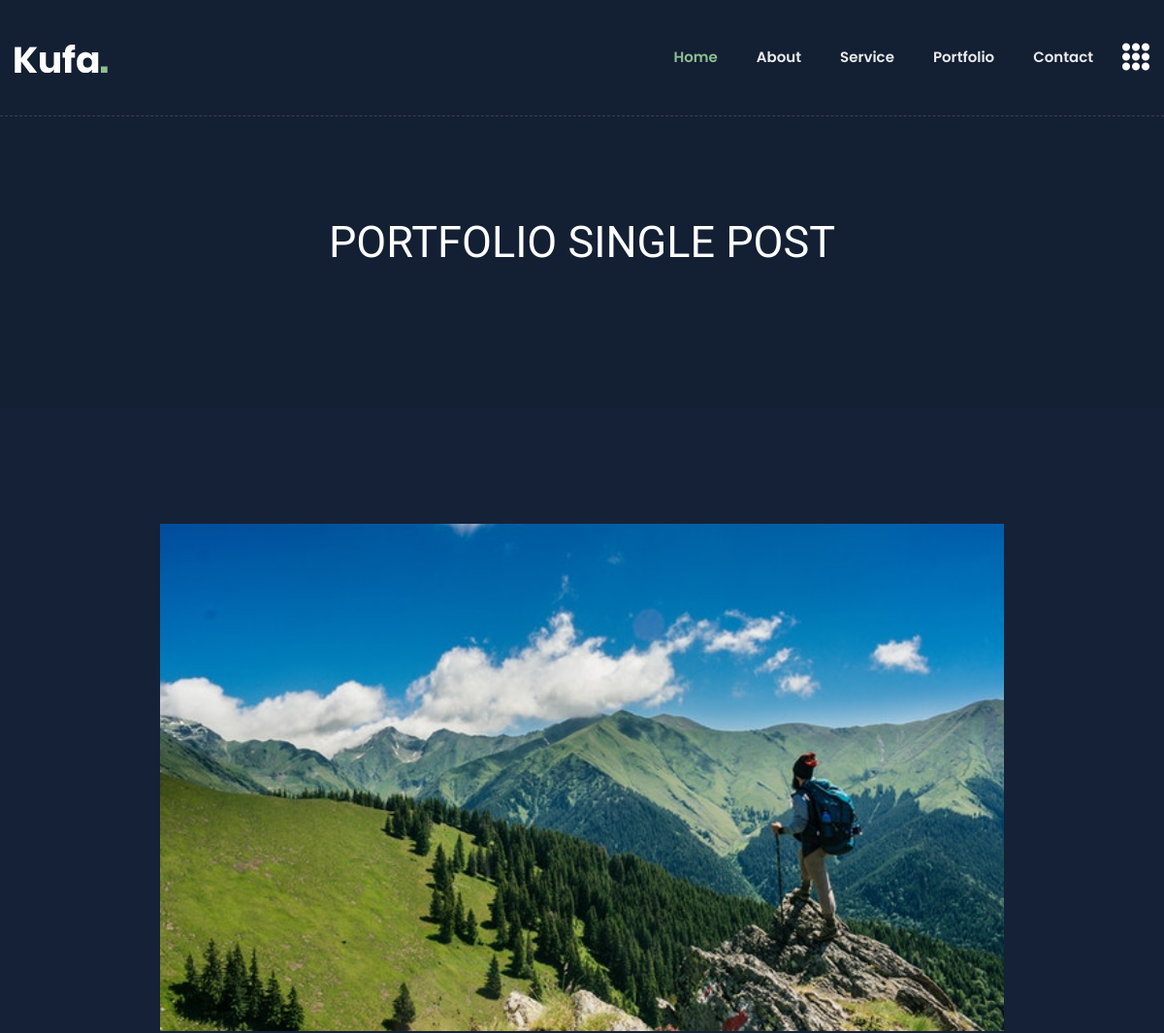
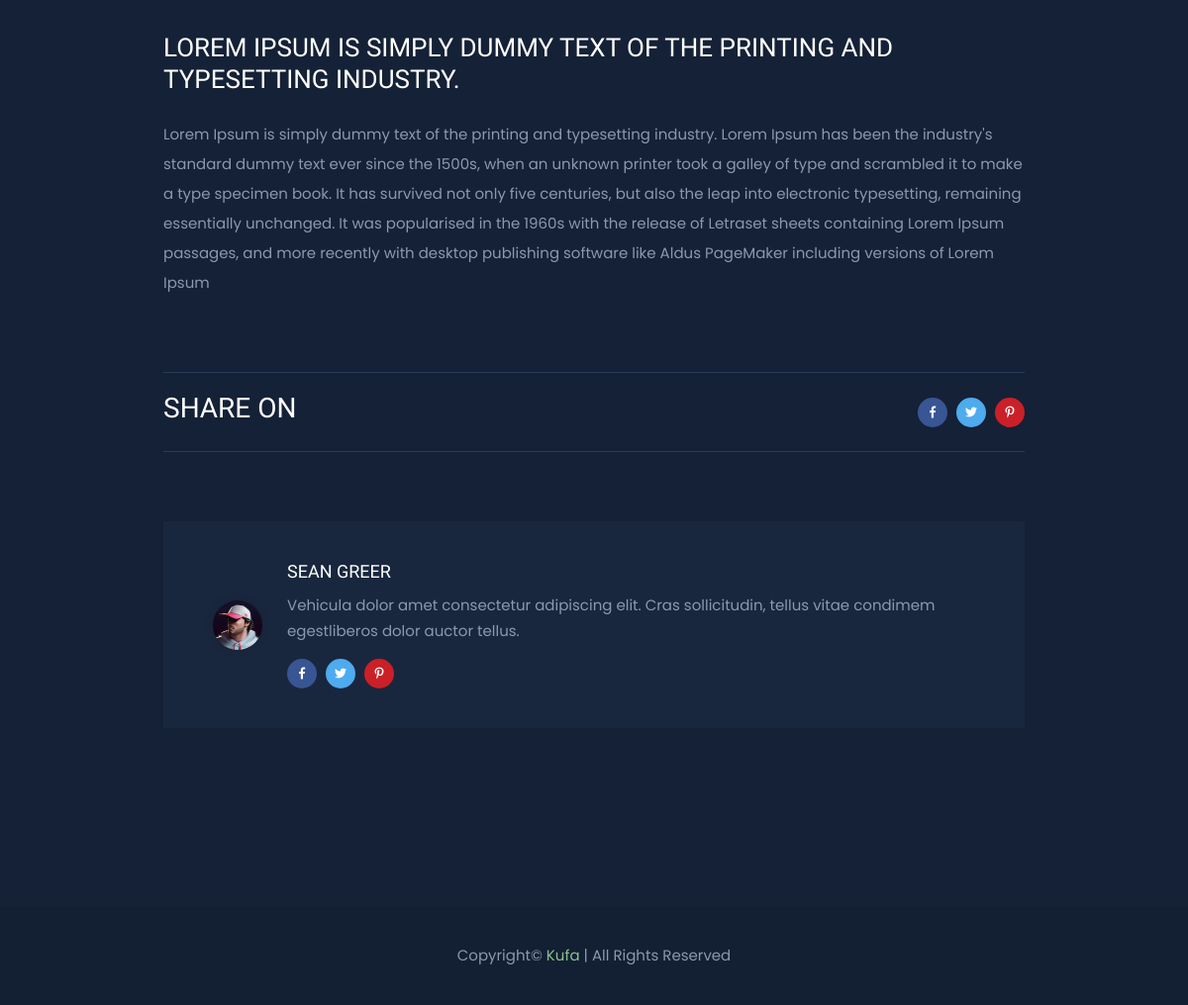
The app's page /work_details.php?id=2 with its own data (2 pictures, top to bottom).
### tables this page shows
CREATE TABLE `works` (
  `id` int(11) NOT NULL,
  `added_by` int(11) DEFAULT NULL,
  `category` varchar(100) NOT NULL,
  `project_name` varchar(100) NOT NULL,
  `title` varchar(200) NOT NULL,
  `desp` text NOT NULL,
  `project_image` varchar(50) NOT NULL,
  `status` int(11) NOT NULL
);

CREATE TABLE `users` (
  `id` int(11) NOT NULL,
  `name` varchar(100) NOT NULL,
  `email` varchar(100) NOT NULL,
  `password` varchar(100) NOT NULL,
  `profile_photo` varchar(50) DEFAULT NULL,
  `role` int(11) NOT NULL DEFAULT 0
);

### work_details.php (the view, shortened to what this page needs)
<?php
require 'db.php';
$id = $_GET['id'];
$select = "SELECT * FROM works WHERE id=$id";
$select_result = mysqli_query($db_connect, $select);
$after_assoc = mysqli_fetch_assoc($select_result);
?>
<!doctype html>
<html class="no-js" lang="en">
<head>
    <link rel="stylesheet" href="css/bootstrap.min.css">
    <link rel="stylesheet" href="css/animate.min.css">
    <link rel="stylesheet" href="css/magnific-popup.css">
    <link rel="stylesheet" href="css/fontawesome-all.min.css">
    <link rel="stylesheet" href="css/flaticon.css">
    <link rel="stylesheet" href="css/slick.css">
    <link rel="stylesheet" href="css/aos.css">
    <link rel="stylesheet" href="css/default.css">
    <link rel="stylesheet" href="css/style.css">
    <link rel="stylesheet" href="css/responsive.css">
</head>
<body class="theme-bg">
    <header>
        <div id="header-sticky" class="transparent-header">
            <div class="container">
                <div class="row">
                    <div class="col-xl-12">
                        <div class="main-menu">
                            <nav class="navbar navbar-expand-lg">
                                <a href="index.html" class="navbar-brand logo-sticky-none"><img src="img/logo/logo.png" alt="Logo"></a>
                                <div class="collapse navbar-collapse" id="navbarNav">
                                    <ul class="navbar-nav ml-auto">
                                        <li class="nav-item active"><a class="nav-link" href="#home">Home</a></li>
                                        <li class="nav-item"><a class="nav-link" href="#about">about</a></li>
                                        <li class="nav-item"><a class="nav-link" href="#service">service</a></li>
                                        <li class="nav-item"><a class="nav-link" href="#portfolio">portfolio</a></li>
                                        <li class="nav-item"><a class="nav-link" href="#contact">Contact</a></li>
                                    </ul>
                                </div>
                                <div class="header-btn">
                                    <a href="#" class="off-canvas-menu menu-tigger"><i class="flaticon-menu"></i></a>
                                </div>
                            </nav>
                        </div>
                    </div>
                </div>
            </div>
        </div>
    </header>
    <main>
        <section class="breadcrumb-area breadcrumb-bg d-flex align-items-center">
            <div class="container">
                <div class="row justify-content-center">
                    <div class="col-md-10">
                        <div class="breadcrumb-content text-center">
                            <h2>Portfolio Single POST</h2>
                        </div>
                    </div>
                </div>
            </div>
        </section>
        <section class="portfolio-details-area pt-120 pb-120">
            <div class="container">
                <div class="row justify-content-center">
                    <div class="col-xl-9 col-lg-10">
                        <div class="single-blog-list">
                            <div class="blog-list-thumb mb-35">
                                <img src="uploads/works/<?= $after_assoc['project_image'] ?>" alt="img">
                            </div>
                            <div class="blog-list-content blog-details-content portfolio-details-content">
                                <h2><?= $after_assoc['title'] ?></h2>
                                <p><?= $after_assoc['desp'] ?></p>
                                <div class="blog-list-meta">
                                    <ul>
                                        <li class="blog-post-date">
                                            <h3>Share On</h3>
                                        </li>
                                        <li class="blog-post-share">
                                            <a href="#"><i class="fab fa-facebook-f"></i></a>
                                            <a href="#"><i class="fab fa-twitter"></i></a>
                                            <a href="#"><i class="fab fa-pinterest-p"></i></a>
                                        </li>
                                    </ul>
                                </div>
                            </div>
                            <div class="avatar-post mt-70 mb-60">
                                <?php
                                $id = $after_assoc['added_by'];
                                $select_user = "SELECT * FROM users WHERE id=$id";
                                $user_result = mysqli_query($db_connect, $select_user);
                                $afteer_assoc_user = mysqli_fetch_assoc($user_result);
                                ?>
                                <ul>
                                    <li>
                                        <div class="post-avatar-img">
                                            <img width="50" src="uploads/user/<?= $afteer_assoc_user['profile_photo'] ?>" alt="img">
                                        </div>
                                        <div class="post-avatar-content">
                                            <h5><?= $afteer_assoc_user['name'] ?></h5>
                                            <p>Vehicula dolor amet consectetur adipiscing elit. Cras sollicitudin, tellus vitae
                                                condimem
                                                egestliberos dolor auctor
                                                tellus.</p>
                                            <div class="post-avatar-social mt-15">
                                                <a href="#"><i class="fab fa-facebook-f"></i></a>
                                                <a href="#"><i class="fab fa-twitter"></i></a>
                                                <a href="#"><i class="fab fa-pinterest-p"></i></a>
                                            </div>
                                        </div>
                                    </li>
                                </ul>
                            </div>
                        </div>
                    </div>
                </div>
            </div>
        </section>
    </main>
    <footer>
        <div class="copyright-wrap primary-bg">
            <div class="container">
                <div class="row align-items-center">
                    <div class="col-12">
                        <div class="copyright-text text-center">
                            <p>Copyright© <span>Kufa</span> | All Rights Reserved</p>
                        </div>
                    </div>
                </div>
            </div>
        </div>
    </footer>
</body>
</html>

### css/default.css (style rules this page uses)
.mt-15 { margin-top: 15px; }
.mt-70 { margin-top: 70px; }
.mb-35 { margin-bottom: 35px; }
.mb-60 { margin-bottom: 60px; }
.pt-120 { padding-top: 120px; }
.pb-120 { padding-bottom: 120px; }
.theme-bg { background: #152136; }
.primary-bg { background: #131f33; }

### css/style.css (style rules this page uses)
body { font-family: 'Poppins', sans-serif; font-weight: normal; font-style: normal; font-size: 15px; color: #8b98af; }
a, .button { -webkit-transition: all 0.3s ease-out 0s; -moz-transition: all 0.3s ease-out 0s; -ms-transition: all 0.3s ease-out 0s; -o-transition: all 0.3s ease-out 0s; transition: all 0.3s ease-out 0s; }
a, button { color: #1696e7; outline: medium none; }
h1, h2, h3, h4, h5, h6 { font-family: 'Baloo Bhaijaan', cursive; color: #ffffff; margin-top: 0px; font-style: normal; font-weight: 400; text-transform: normal; }
h2 { font-size: 35px; }
h3 { font-size: 28px; }
h5 { font-size: 18px; }
ul { margin: 0px; padding: 0px; }
li { list-style: none }
p { font-size: 15px; font-weight: normal; line-height: 2; color: #8b98af; margin-bottom: 15px; }
*::placeholder { color: #555555; font-size: 14px; opacity: 1; }
.transparent-header { position: absolute; left: 0; top: 0; width: 100%; height: auto; z-index: 9; padding: 18px 0; border-bottom: 1px dashed rgba(255,255,255,.15); }
.main-menu .navbar { padding: 0; }
.main-menu .nav-item { display: inline-block; margin-left: 40px; }
.main-menu .nav-item:first-child { margin-left: 0px; }
.main-menu .navbar-expand-lg .navbar-nav .nav-link { padding: 30px 0; font-size: 15px; font-weight: 600; text-transform: capitalize; }
.main-menu .navbar-expand-lg .navbar-nav .nav-link, .header-search a { color: #ebebeb; }
.header-btn { margin-left: 30px; display: flex; align-items: center; }
.header-btn a.off-canvas-menu { font-size: 28px; color: #fff; line-height: 1; margin-left: 30px; display: inline-block; }
.main-menu .navbar-expand-lg .navbar-nav .nav-link:hover, .main-menu .navbar-expand-lg .navbar-nav .nav-item.active .nav-link, .header-search a:hover, .social-icon-right > a:hover, .header-btn a.off-canvas-menu:hover { color: #8cc090; }
.breadcrumb-bg { min-height: 450px; position: relative; z-index: 1; background: #131f33; }
.breadcrumb-bg::before { content: ""; position: absolute; left: 0; top: 0; width: 100%; height: 100%; opacity: .9; }
.breadcrumb-content { margin-top: 75px; }
.breadcrumb-content h2 { font-size: 45px; color: #fff; text-transform: uppercase; margin-bottom: 10px; }
.blog-list-thumb img { width: 100%; }
.blog-list-content h2 { color: #ffffff; font-size: 30px; margin-bottom: 25px; text-transform: uppercase; }
.blog-list-content p { font-size: 15px; line-height: 2; font-weight: 400; margin-bottom: 45px; }
.blog-list-meta > ul { display: flex; justify-content: space-between; align-items: center; border-top: 1px solid #283b5b; border-bottom: 1px solid #283b5b; padding: 19px 0; }
.blog-list-meta ul li.blog-post-date { font-size: 14px; font-weight: 400; text-transform: uppercase; }
.blog-list-meta ul li.blog-post-share a, .post-avatar-social a { display: inline-block; height: 30px; width: 30px; line-height: 30px; background: #385594; text-align: center; font-size: 12px; border-radius: 50%; color: #fff; margin-left: 5px; }
.blog-list-meta ul li.blog-post-share a:nth-child(2), .post-avatar-social a:nth-child(2) { background: #4eabee; }
.blog-list-meta ul li.blog-post-share a:last-child, .post-avatar-social a:last-child { background: #cb2027; }
.blog-details-content p { margin-bottom: 10px; }
.blog-details-content .blog-list-meta { margin-top: 75px; }
.avatar-post { background: #19273e; padding: 40px 50px; }
.avatar-post ul li { display: flex; align-items: center; }
.post-avatar-img { margin-right: 25px; }
.post-avatar-img img { border-radius: 50%; box-shadow: 0px 0px 9px 0px rgba(0, 0, 0, 0.16); }
.post-avatar-content h5 { font-size: 18px; margin-bottom: 10px; text-transform: uppercase; }
.post-avatar-content p { font-size: 15px; line-height: 26px; margin-bottom: 0; font-weight: 400; }
.post-avatar-social a:first-child { margin-left: 0; }
.copyright-wrap { padding: 35px 0; }
.copyright-text p { margin-bottom: 0; }
.copyright-text p span { color: #8cc090; }

### records on screen
works: project_image (picture), title "LOREM IPSUM IS SIMPLY DUMMY TEXT OF THE PRINTING AND TYPESETTING INDUSTRY.", desp "Lorem Ipsum is simply dummy text of the printing and typesetting industry. Lorem Ipsum has been the industry's standard dummy text ever since the 1500s, when an unknown printer took a galley of type and scrambled it to make a type specimen book. It has survived not only five centuries, but also the leap into electronic typesetting, remaining essentially unchanged. It was popularised in the 1960s with the release of Letraset sheets containing Lorem Ipsum passages, and more recently with desktop publishing software like Aldus PageMaker including versions of Lorem Ipsum"
users: profile_photo (picture), name "SEAN GREER"
